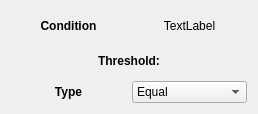
<?xml version="1.0" encoding="UTF-8"?>
<ui version="4.0">
 <class>ConditionSetup</class>
 <widget class="QDialog" name="ConditionSetup">
  <property name="geometry">
   <rect>
    <x>0</x>
    <y>0</y>
    <width>258</width>
    <height>114</height>
   </rect>
  </property>
  <property name="windowTitle">
   <string>Dialog</string>
  </property>
  <layout class="QVBoxLayout" name="verticalLayout">
   <item>
    <layout class="QHBoxLayout" name="horizontalLayout_3">
     <property name="sizeConstraint">
      <enum>QLayout::SetDefaultConstraint</enum>
     </property>
     <item>
      <widget class="QLabel" name="label_4">
       <property name="minimumSize">
        <size>
         <width>0</width>
         <height>30</height>
        </size>
       </property>
       <property name="font">
        <font>
         <weight>75</weight>
         <bold>true</bold>
        </font>
       </property>
       <property name="text">
        <string>Condition</string>
       </property>
       <property name="alignment">
        <set>Qt::AlignCenter</set>
       </property>
      </widget>
     </item>
     <item>
      <widget class="QLabel" name="lb_name">
       <property name="minimumSize">
        <size>
         <width>0</width>
         <height>30</height>
        </size>
       </property>
       <property name="text">
        <string>TextLabel</string>
       </property>
       <property name="alignment">
        <set>Qt::AlignCenter</set>
       </property>
      </widget>
     </item>
    </layout>
   </item>
   <item>
    <layout class="QHBoxLayout" name="horizontalLayout">
     <item>
      <widget class="QLabel" name="label">
       <property name="font">
        <font>
         <weight>75</weight>
         <bold>true</bold>
        </font>
       </property>
       <property name="text">
        <string>Threshold:</string>
       </property>
       <property name="alignment">
        <set>Qt::AlignCenter</set>
       </property>
      </widget>
     </item>
    </layout>
   </item>
   <item>
    <layout class="QHBoxLayout" name="horizontalLayout_2">
     <item>
      <widget class="QLabel" name="label_2">
       <property name="font">
        <font>
         <weight>75</weight>
         <bold>true</bold>
        </font>
       </property>
       <property name="text">
        <string>Type</string>
       </property>
       <property name="alignment">
        <set>Qt::AlignCenter</set>
       </property>
      </widget>
     </item>
     <item>
      <widget class="QComboBox" name="cmb_condition">
       <item>
        <property name="text">
         <string>Equal</string>
        </property>
       </item>
       <item>
        <property name="text">
         <string>Less</string>
        </property>
       </item>
       <item>
        <property name="text">
         <string>More</string>
        </property>
       </item>
      </widget>
     </item>
    </layout>
   </item>
  </layout>
 </widget>
 <resources/>
 <connections/>
</ui>
